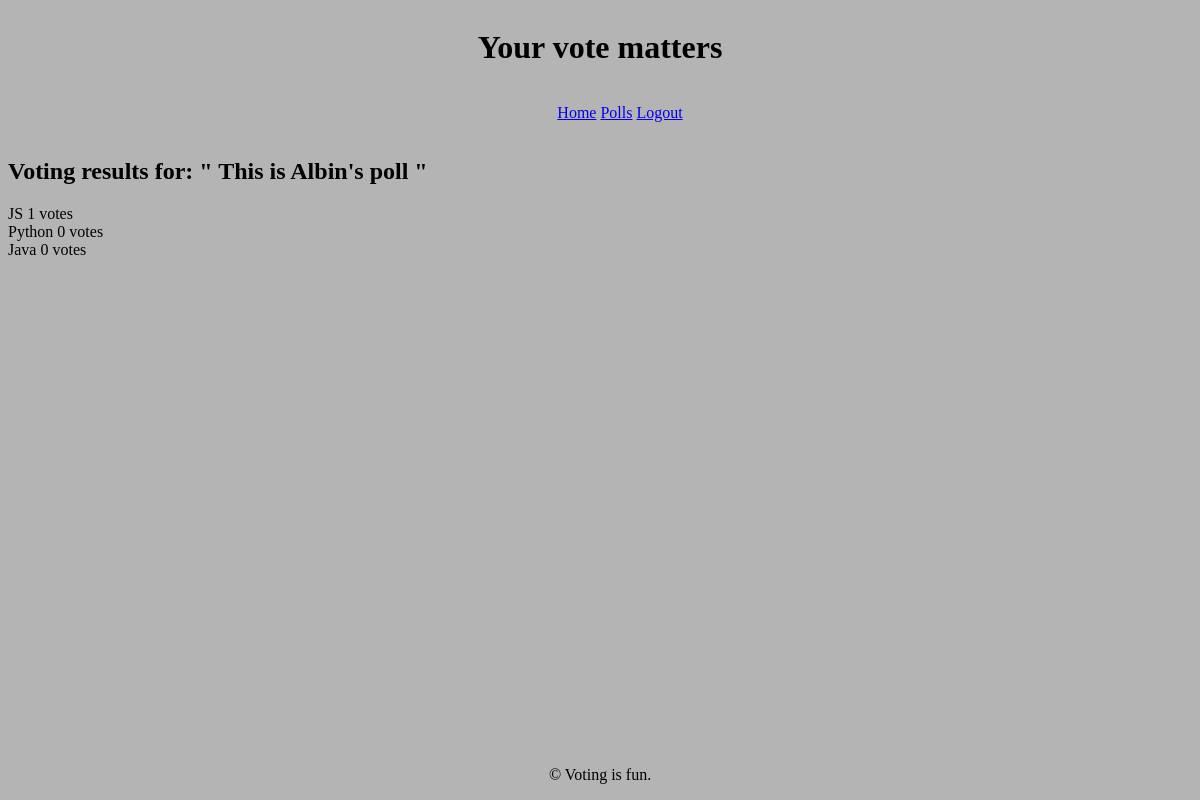
The app's page /results/5/ (signed in) with its own data.
### polls/models.py (models this page shows, shortened)
class Poll(models.Model):
    question = models.CharField(max_length=255, blank=False, null=False)
    option_one = models.CharField(max_length=50)
    option_two = models.CharField(max_length=50)
    option_three = models.CharField(max_length=50)
    option_one_votes = models.IntegerField(default=0)
    option_two_votes = models.IntegerField(default=0)
    option_three_votes = models.IntegerField(default=0)
    user_has_voted = models.BooleanField(default=False)
    user = models.ForeignKey(CustomUser, on_delete=models.CASCADE)

### polls/views.py (the view)
# urls.py: path('results/<poll_id>/', views.results_view, name='results'),
@csrf_protect
@login_required(login_url='login')
def results_view(request, poll_id):
    poll = Poll.objects.get(pk=poll_id)
    context =  {
        'poll': poll ,
    }
    return render(request, 'polls/results.html', context)

### polls/templates/polls/results.html (shortened to what this page needs)
{% extends "polls/base.html" %}
{% block content %}
<div class="results">
    <h2>Voting results for: " {{ poll.question }} "</h2>
    <div class="option">
        {{ poll.option_one }}
        {{ poll.option_one_votes }}
        votes
    </div>
    <div class="option">
        {{ poll.option_two }}
        {{ poll.option_two_votes }}
        votes
    </div>
    <div class="option">
        {{ poll.option_three }}
        {{ poll.option_three_votes }}
        votes
    </div>
</div>
{% endblock %}

### polls/static/base.css (style rules this page uses)
body { background-color: rgb(180, 180, 180); display: flex; flex-direction: column; }

### records on screen
Poll: question "This is Albin's poll", option_one "JS", option_one_votes "1", option_two "Python", option_two_votes "0", option_three "Java", option_three_votes "0"
